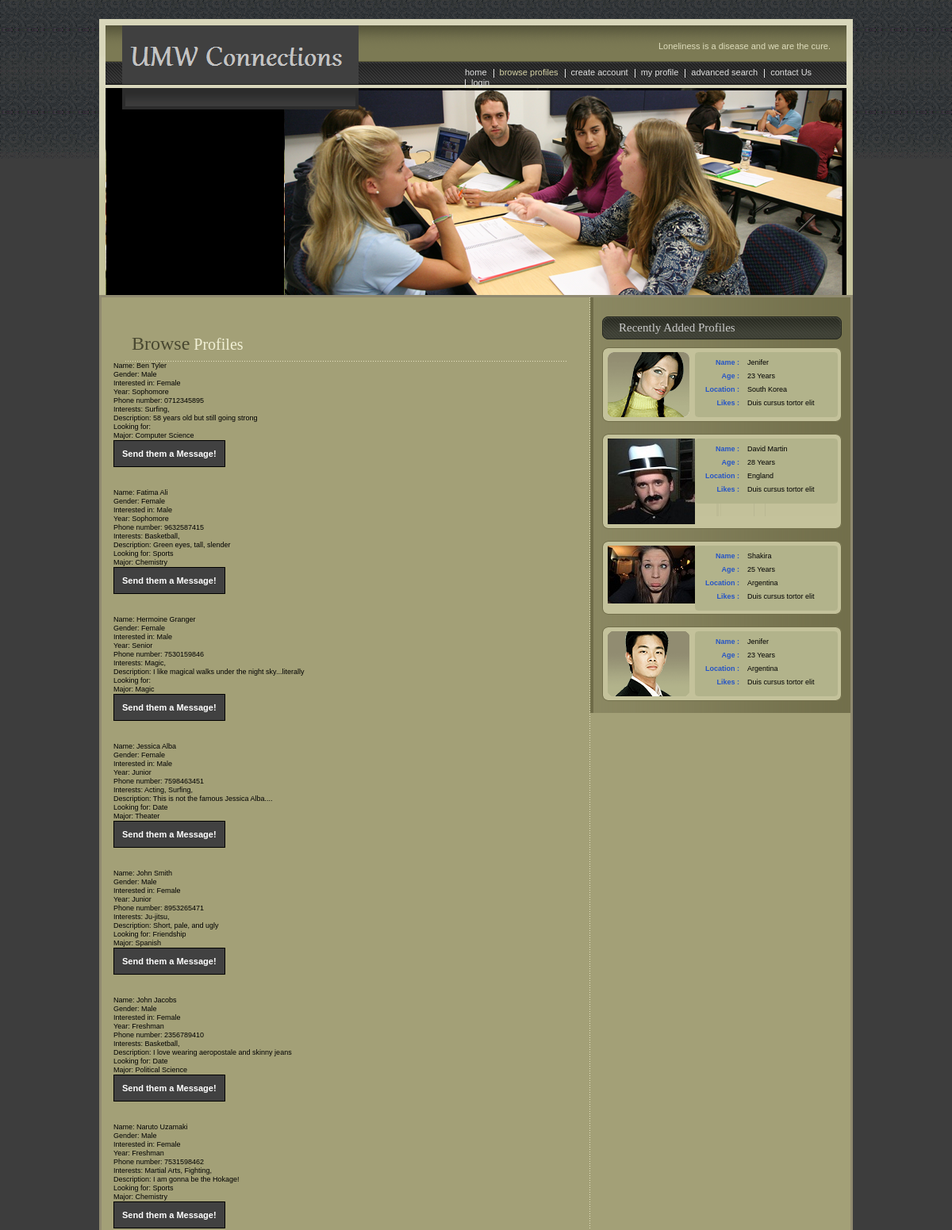
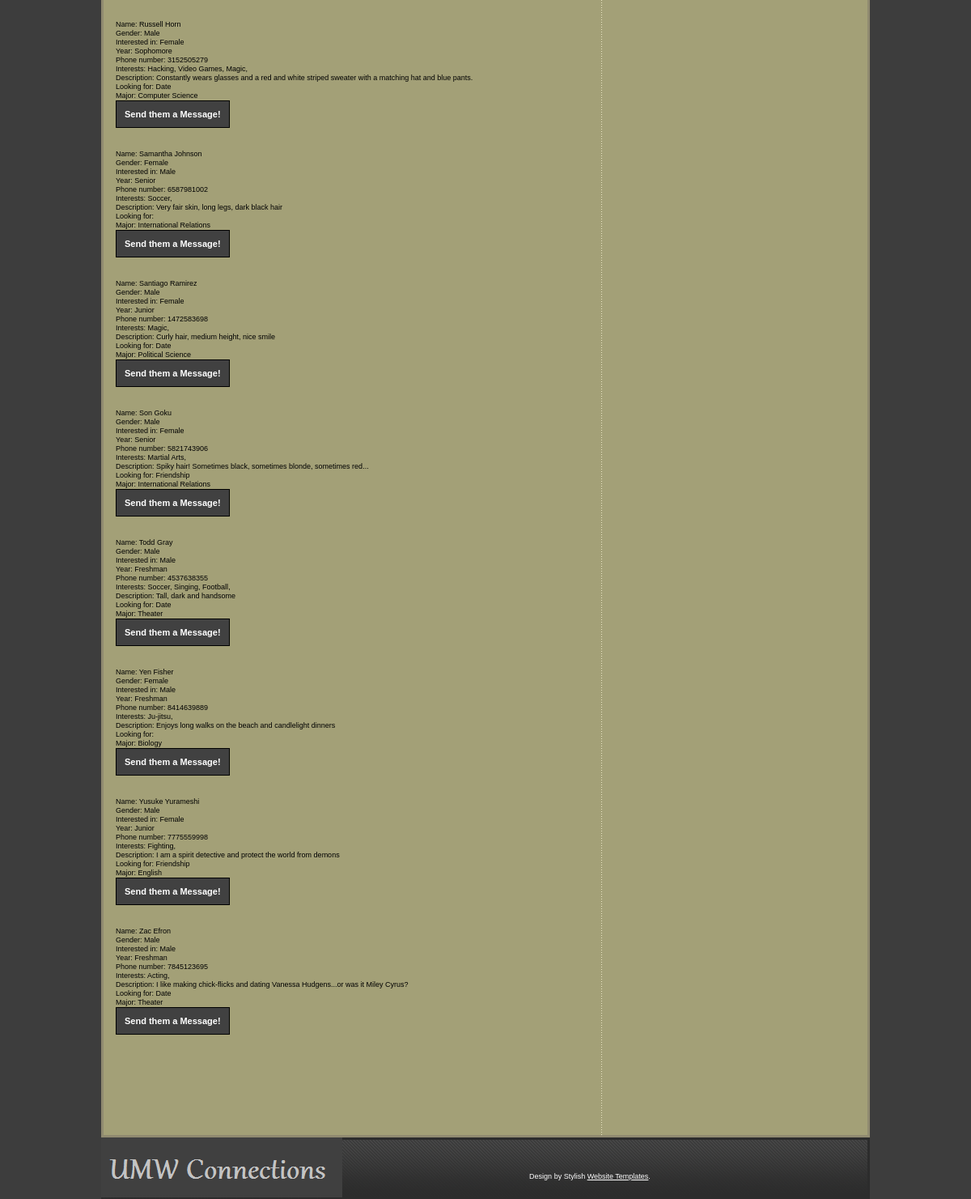
/xhtml-css/browse.php, run on the app's committed database (2 pictures, top to bottom).
### tables this page shows
CREATE TABLE IF NOT EXISTS Users (
	user_id int NOT NULL AUTO_INCREMENT PRIMARY KEY,
	email varchar(100) NOT NULL,
  	last_name varchar(25) NOT NULL,
  	first_name varchar(25) NOT NULL,
  	gender ENUM('Male', 'Female', 'N/A') NOT NULL DEFAULT 'N/A',
  	phone varchar(10) NOT NULL DEFAULT 'N/A',
  	description blob,
  	interested_in_id int,
	classification_id int,
  	looking_for_id int,
  	image_id int,
  	CONSTRAINT login_email_fk FOREIGN KEY (email) REFERENCES Login (email),
  	CONSTRAINT classifications_classification_id_fk FOREIGN KEY (classification_id) REFERENCES Classifications (classification_id),
  	CONSTRAINT interestedIn_interested_in_id_fk FOREIGN KEY (interested_in_id) REFERENCES InterestedIn (interested_in_id),
	CONSTRAINT looking_for_looking_for_id_fk FOREIGN KEY (looking_for_id) REFERENCES Looking_For (looking_for_id),
	CONSTRAINT images_image_id_fk FOREIGN KEY (image_id) REFERENCES Images (image_id)
);

CREATE TABLE IF NOT EXISTS InterestedIn (
	interested_in_id int NOT NULL AUTO_INCREMENT PRIMARY KEY,
	interested_in_value ENUM('Male','Female','No preference') NOT NULL
);

CREATE TABLE IF NOT EXISTS Classifications (
	classification_id int NOT NULL AUTO_INCREMENT PRIMARY KEY,
	classification ENUM('Freshman', 'Sophomore', 'Junior', 'Senior', 'Professor') NOT NULL
);

CREATE TABLE IF NOT EXISTS Interests (
	interest_id int AUTO_INCREMENT NOT NULL PRIMARY KEY,
	interest blob NOT NULL
);

CREATE TABLE IF NOT EXISTS Majors (
	major_id int NOT NULL AUTO_INCREMENT PRIMARY KEY,
	major varchar(50) NOT NULL
);

CREATE TABLE IF NOT EXISTS Looking_For (
	looking_for_id int NOT NULL AUTO_INCREMENT PRIMARY KEY,
	looking_for_value ENUM('Date', 'Relationship', 'Friendship', 'Study Group', 'Sports') NOT NULL
);

### xhtml-css/browse.php (the view, shortened to what this page needs)
<!DOCTYPE html PUBLIC "-//W3C//DTD XHTML 1.0 Transitional//EN" "http://www.w3.org/TR/xhtml1/DTD/xhtml1-transitional.dtd">
<html xmlns="http://www.w3.org/1999/xhtml">
<head>
</head>
<body>
<div id="layout">
  <div id="header">
    <div id="menu"> <span class="logo"><a href="http://localhost/UMWconnections/UMWConnections/xhtml-css/index.php"><img src="images/logo.gif" alt="" /></a></span>
      <p>Loneliness is a disease and we are the cure.</p>
      <ul>
        <li class="first"><a href="index.php">home</a></li>
        <li><a class="current">browse profiles</a></li>
        <li><a href="register.php">create account</a></li>
        <li><a href="my_profile.php">my profile</a></li>
        <li><a href="advanced_search.php">advanced search</a></li>
        <li><a href="contact_us.php">contact Us</a></li>
		<li><?php if (!isset($_SESSION['email'])){
        ?><a href="my_profile.php">login</a> <?php
		}
		else {
		?><a href="logout.php">logout</a> <?php
		 } ?> </li>
      </ul>
    </div>
    <div id="banner_inner">
      <div class="find_love">
        <div class="form_container">
        </div>
      </div>
    </div>
  </div>
  <div id="body_container">
    <div id="left_container">
     <div style="padding:20px 15px 30px 15px;">
	 <h1><span>Browse</span> Profiles</h1>
	 <?php
			include "db_connect.php";
			$query = "SELECT * FROM Users ORDER BY first_name";
			$result = mysqli_query($db, $query);
			echo "<br>";
			while($row = mysqli_fetch_array($result)){
			?><form method="post" action="send_message.php"><?php
			$userID = $row['user_id'];
			$query1 = "SELECT m.major FROM Majors m NATURAL JOIN Users_Majors um WHERE um.user_id = '$userID';";
			$result1 = mysqli_query($db, $query1);
			$row1 = mysqli_fetch_array($result1);
			$query2 = "SELECT i.interest FROM Interests i NATURAL JOIN Users_Interests ui WHERE ui.user_id = '$userID'";
			$result2 = mysqli_query($db, $query2);
			$interested_in_id= $row['interested_in_id'];
			$classification_id = $row['classification_id'];
			$looking_for_id = $row['looking_for_id'];
			$query3 = "SELECT i.interested_in_value FROM InterestedIn i WHERE i.interested_in_id = '$interested_in_id'";
			$result3 = mysqli_query($db, $query3);
			$row3 = mysqli_fetch_array($result3);
			$query4 = "SELECT c.classification FROM Classifications c WHERE c.classification_id = '$classification_id'";
			$result4 = mysqli_query($db, $query4);
			$row4 = mysqli_fetch_array($result4);
			$query5 = "SELECT lf.looking_for_value FROM Looking_For lf WHERE lf.looking_for_id = '$looking_for_id'";
			$result5 = mysqli_query($db, $query5);
			$row5 = mysqli_fetch_array($result5);
			echo "<br>";
			echo "<br>";
			echo "Name: ".$row['first_name']." ".$row['last_name'];
			$toMessage = $row['first_name'];
			echo "<br>";
			echo "Gender: ".$row['gender'];
			echo "<br>";
			echo "Interested in: ".$row3['interested_in_value'];
			echo "<br>";
			echo "Year: ".$row4['classification'];
			echo "<br>";
			echo "Phone number: ".$row['phone'];
			echo "<br>";
			echo "Interests: ";
			while ($row2 = mysqli_fetch_array($result2)){
			echo $row2['interest'];
			echo ", ";
			}
			echo "<br>";
			echo "Description: ".$row['description'];
			echo "<br>";
			echo "Looking for: ".$row5['looking_for_value'];
			echo "<br>";
			echo "Major: ".$row1['major'];
			?> <br><input type="hidden" Name="toMessage" Value="<?php echo $toMessage;?>" >
			<input type="submit" name="submit" class="button" value="Send them a Message!" /></form>
			<?php
			}
		?>
      <div>
        <br />
        <br />
        <br />
      </div>
      <div class="aboutcolumnzone">
      </div>
    </div>
    </div>
    <div id="right_container">
      <h5>Recently Added Profiles</h5>
      <div id="profile_container">
        <div class="profile_box">
          <div class="top_curve">
            <div class="profile_content">
              <div class="pro_photo"><a href="#"><img src="images/pic_1.gif" alt="" /></a></div>
              <div class="outer">
                <div class="pro_detail_box">
                  <div class="pro_top_curve">
                    <div class="pro_detail_content">
                      <div class="row">
                        <p class="left">Name :</p>
                        <p class="right">Jenifer</p>
                      </div>
                      <div class="row">
                        <p class="left">Age :</p>
                        <p class="right">23 Years</p>
                      </div>
                      <div class="row">
                        <p class="left">Location :</p>
                        <p class="right">South Korea</p>
                      </div>
                      <div class="row last">
                        <p class="left">Likes :</p>
                        <p class="right">Duis cursus tortor elit</p>
                      </div>
                    </div>
                  </div>
                </div>
              </div>
            </div>
          </div>
        </div>
        <div class="profile_box">
          <div class="top_curve">
            <div class="profile_content">
              <div class="pro_photo"><a href="#"><img src="images/pic_2.gif" alt="" /></a></div>
              <div class="outer">
                <div class="pro_detail_box">
                  <div class="pro_top_curve">
                    <div class="pro_detail_content">
                      <div class="row">
                        <p class="left">Name :</p>
                        <p class="right">David Martin</p>
                      </div>
                      <div class="row">
                        <p class="left">Age :</p>
                        <p class="right">28 Years</p>
                      </div>
                      <div class="row">
                        <p class="left">Location :</p>
                        <p class="right">England</p>
                      </div>
                      <div class="row last">
                        <p class="left">Likes :</p>
                        <p class="right">Duis cursus tortor elit</p>
                      </div>
                    </div>
                  </div>
                </div>
              </div>
            </div>
          </div>
        </div>
        <div class="profile_box">
          <div class="top_curve">
            <div class="profile_content">
              <div class="pro_photo"><a href="#"><img src="images/pic_3.gif" alt="" /></a></div>
              <div class="outer">
                <div class="pro_detail_box">
                  <div class="pro_top_curve">
                    <div class="pro_detail_content">
                      <div class="row">
                        <p class="left">Name :</p>
                        <p class="right">Shakira</p>
                      </div>
                      <div class="row">
                        <p class="left">Age :</p>
                        <p class="right">25 Years</p>
                      </div>
                      <div class="row">
                        <p class="left">Location :</p>
                        <p class="right">Argentina</p>
                      </div>
                      <div class="row last">
                        <p class="left">Likes :</p>
                        <p class="right">Duis cursus tortor elit</p>
                      </div>
                    </div>
                  </div>
                </div>
              </div>
            </div>
          </div>
        </div>
        <div class="profile_box last">
          <div class="top_curve">
            <div class="profile_content">
              <div class="pro_photo"><a href="#"><img src="images/pic_4.gif" alt="" /></a></div>
              <div class="outer">
                <div class="pro_detail_box">
                  <div class="pro_top_curve">
                    <div class="pro_detail_content">
                      <div class="row">
                        <p class="left">Name :</p>
                        <p class="right">Jenifer</p>
                      </div>
                      <div class="row">
                        <p class="left">Age :</p>
                        <p class="right">23 Years</p>
                      </div>
                      <div class="row">
                        <p class="left">Location :</p>
                        <p class="right">Argentina</p>
                      </div>
                      <div class="row last">
                        <p class="left">Likes :</p>
                        <p class="right">Duis cursus tortor elit</p>
                      </div>
                    </div>
                  </div>
                </div>
              </div>
            </div>
          </div>
        </div>
      </div>
    </div>
  </div>
  <div id="footer"> <span class="footer_logo"><a href="#"><img src="images/single_2_mingle.gif" alt="" /></a></span>
    <div class="footer_link">
       <ul style="color:#FFF;">
		Design by Stylish <a style="color:#FFF; text-decoration:underline;" href="http://www.stylishtemplate.com">Website Templates</a>.
      </ul>
    </div>
  </div>
</div>
</body>
</html>

### data on the page
users: first_name "Ben", last_name "Tyler", gender "Male", interested_in.interested_in_value "Female", classification.classification "Sophomore", phone "0712345895", description "58 years old but still going strong", majors.major "Computer Science"
interests: interest "Surfing"
users: first_name "Fatima", last_name "Ali", gender "Female", interested_in.interested_in_value "Male", classification.classification "Sophomore", phone "9632587415", description "Green eyes, tall, slender", looking_for.looking_for_value "Sports", majors.major "Chemistry"
interests: interest "Basketball"
users: first_name "Hermoine", last_name "Granger", gender "Female", interested_in.interested_in_value "Male", classification.classification "Senior", phone "7530159846", description "I like magical walks under the night sky...literally", majors.major "Magic"
interests: interest "Magic"
users: first_name "Jessica", last_name "Alba", gender "Female", interested_in.interested_in_value "Male", classification.classification "Junior", phone "7598463451", description "This is not the famous Jessica Alba....", looking_for.looking_for_value "Date", majors.major "Theater"
interests: interest "Acting"
users: first_name "John", last_name "Smith", gender "Male", interested_in.interested_in_value "Female", classification.classification "Junior", phone "8953265471", description "Short, pale, and ugly", looking_for.looking_for_value "Friendship", majors.major "Spanish"
interests: interest "Ju-jitsu"
users: first_name "John", last_name "Jacobs", gender "Male", interested_in.interested_in_value "Female", classification.classification "Freshman", phone "2356789410", description "I love wearing aeropostale and skinny jeans", looking_for.looking_for_value "Date", majors.major "Political Science"
users: first_name "Naruto", last_name "Uzamaki", gender "Male", interested_in.interested_in_value "Female", classification.classification "Freshman", phone "7531598462", description "I am gonna be the Hokage!", looking_for.looking_for_value "Sports", majors.major "Chemistry"
interests: interest "Martial Arts"
interests: interest "Fighting"
users: first_name "Russell", last_name "Horn", gender "Male", interested_in.interested_in_value "Female", classification.classification "Sophomore", phone "3152505279", description "Constantly wears glasses and a red and white striped sweater with a matching hat and blue pants.", looking_for.looking_for_value "Date", majors.major "Computer Science"
interests: interest "Hacking"
interests: interest "Video Games"
users: first_name "Samantha", last_name "Johnson", gender "Female", interested_in.interested_in_value "Male", classification.classification "Senior", phone "6587981002", description "Very fair skin, long legs, dark black hair", majors.major "International Relations"
interests: interest "Soccer"
users: first_name "Santiago", last_name "Ramirez", gender "Male", interested_in.interested_in_value "Female", classification.classification "Junior", phone "1472583698", description "Curly hair, medium height, nice smile", looking_for.looking_for_value "Date", majors.major "Political Science"
users: first_name "Son", last_name "Goku", gender "Male", interested_in.interested_in_value "Female", classification.classification "Senior", phone "5821743906", description "Spiky hair! Sometimes black, sometimes blonde, sometimes red...", looking_for.looking_for_value "Friendship", majors.major "International Relations"
users: first_name "Todd", last_name "Gray", gender "Male", interested_in.interested_in_value "Male", classification.classification "Freshman", phone "4537638355", description "Tall, dark and handsome", looking_for.looking_for_value "Date", majors.major "Theater"
interests: interest "Singing"
interests: interest "Football"
users: first_name "Yen", last_name "Fisher", gender "Female", interested_in.interested_in_value "Male", classification.classification "Freshman", phone "8414639889", description "Enjoys long walks on the beach and candlelight dinners", majors.major "Biology"
users: first_name "Yusuke", last_name "Yurameshi", gender "Male", interested_in.interested_in_value "Female", classification.classification "Junior", phone "7775559998", description "I am a spirit detective and protect the world from demons", looking_for.looking_for_value "Friendship", majors.major "English"
users: first_name "Zac", last_name "Efron", gender "Male", interested_in.interested_in_value "Male", classification.classification "Freshman", phone "7845123695", description "I like making chick-flicks and dating Vanessa Hudgens...or was it Miley Cyrus?", looking_for.looking_for_value "Date", majors.major "Theater"
